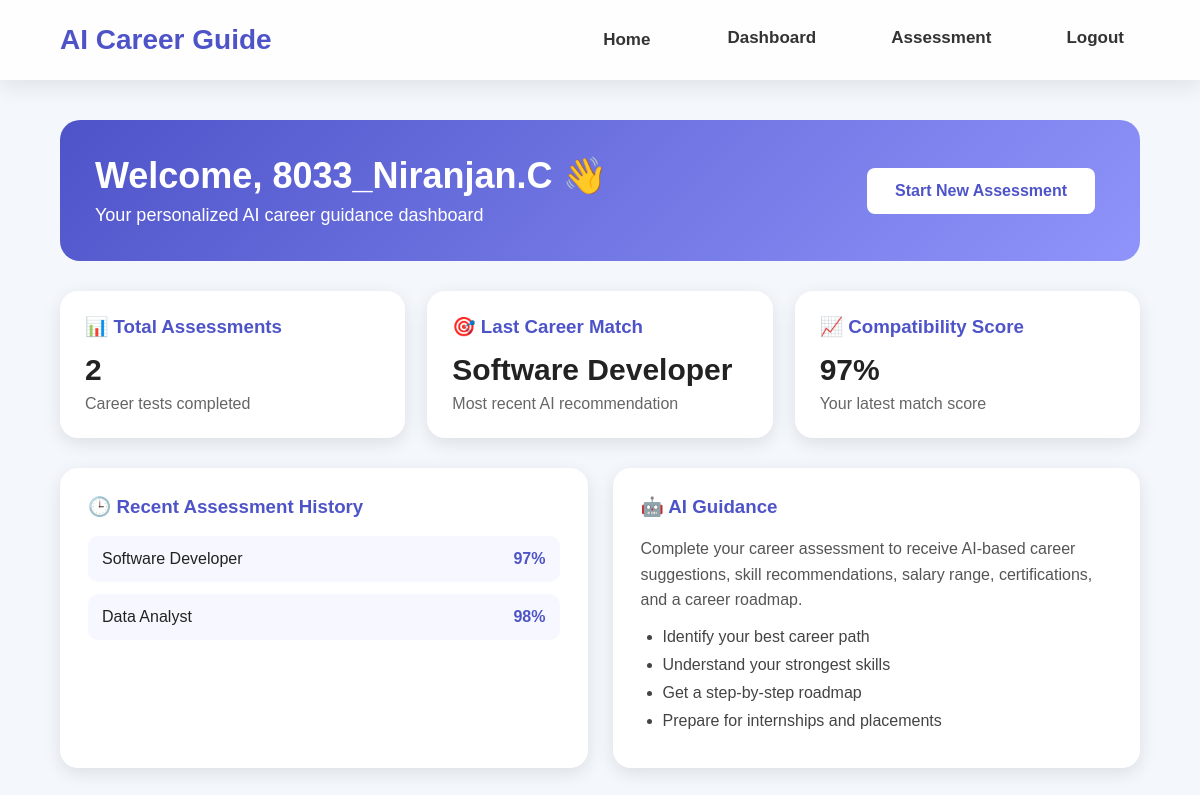
The page /dashboard (signed in) on the database as committed earlier.
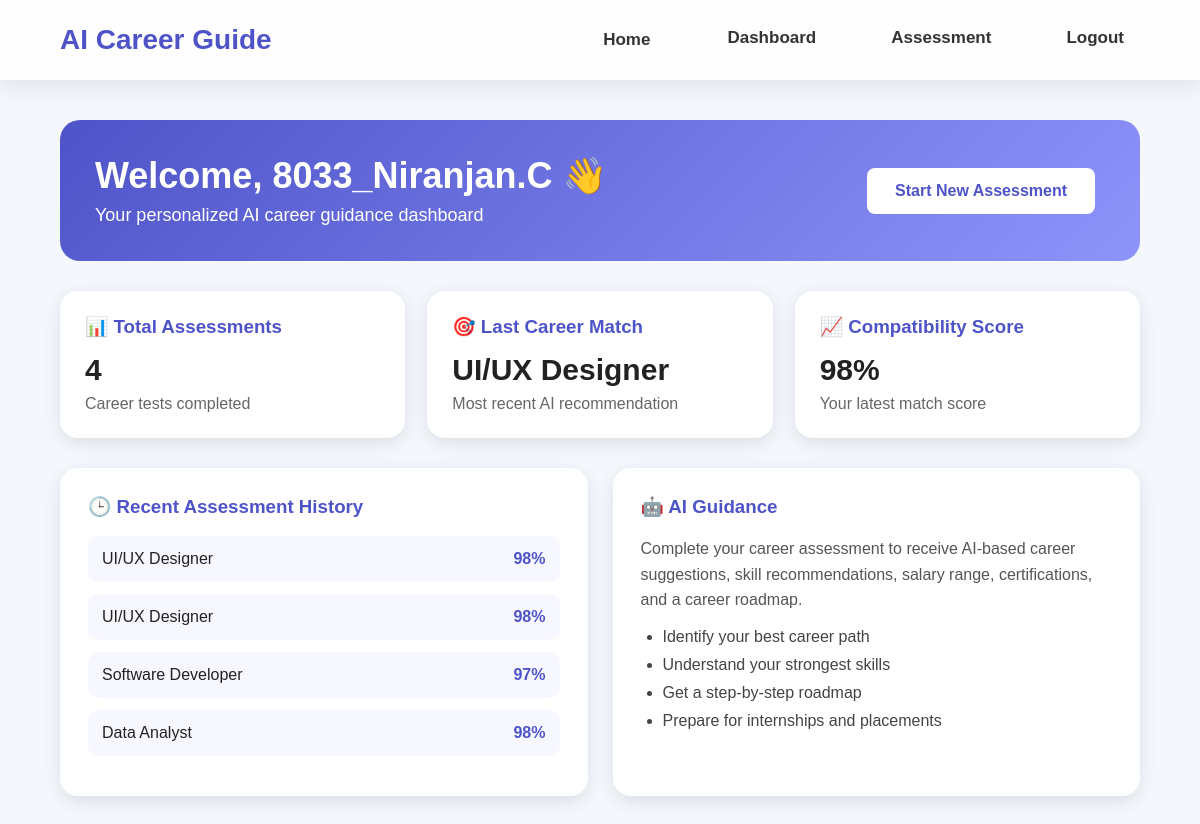
The same page on the database as committed later.
### tables this page shows
CREATE TABLE assessments (
            id INTEGER PRIMARY KEY AUTOINCREMENT,
            user_id INTEGER,
            career TEXT,
            score INTEGER,
            interest TEXT,
            skill TEXT,
            work_style TEXT,
            goal TEXT,
            personality TEXT
        );

### app.py (the view)
@app.route("/dashboard")
def dashboard():
    if "user_id" not in session:
        return redirect("/login")
    conn = sqlite3.connect("database.db")
    cursor = conn.cursor()
    cursor.execute(
        "SELECT COUNT(*) FROM assessments WHERE user_id = ?",
        (session["user_id"],)
    )
    total_assessments = cursor.fetchone()[0]
    cursor.execute(
        "SELECT career, score FROM assessments WHERE user_id = ? ORDER BY id DESC LIMIT 1",
        (session["user_id"],)
    )
    last_result = cursor.fetchone()
    cursor.execute(
        "SELECT career, score FROM assessments WHERE user_id = ? ORDER BY id DESC LIMIT 5",
        (session["user_id"],)
    )
    recent_results = cursor.fetchall()
    cursor.execute(
        "SELECT mobile, college, department, year, cgpa, state FROM profiles WHERE user_id = ?",
        (session["user_id"],)
    )
    profile = cursor.fetchone()
    conn.close()
    last_career = last_result[0] if last_result else "Not Taken Yet"
    last_score = last_result[1] if last_result else 0
    return render_template(
        "dashboard.html",
        name=session["user_name"],
        total_assessments=total_assessments,
        last_career=last_career,
        last_score=last_score,
        recent_results=recent_results,
        profile=profile
    )

### templates/dashboard.html (shortened to what this page needs)
<!DOCTYPE html>
<html>
<head>
    <link rel="stylesheet" href="{{ url_for('static', filename='style.css') }}">
</head>
<body>
<nav class="navbar">
    <div class="logo">AI Career Guide</div>
    <div class="nav-links">
        <a href="/">Home</a>
        <a href="/dashboard">Dashboard</a>
        <a href="/questionnaire">Assessment</a>
        <a href="/logout">Logout</a>
    </div>
</nav>
<section class="pro-dashboard">
    <div class="dashboard-header">
        <div>
            <h1>Welcome, {{ name }} 👋</h1>
            <p>Your personalized AI career guidance dashboard</p>
        </div>
        <a href="/questionnaire" class="btn primary">Start New Assessment</a>
    </div>
    <div class="dashboard-cards">
        <div class="dash-card">
            <h3>📊 Total Assessments</h3>
            <h2>{{ total_assessments }}</h2>
            <p>Career tests completed</p>
        </div>
        <div class="dash-card">
            <h3>🎯 Last Career Match</h3>
            <h2>{{ last_career }}</h2>
            <p>Most recent AI recommendation</p>
        </div>
        <div class="dash-card">
            <h3>📈 Compatibility Score</h3>
            <h2>{{ last_score }}%</h2>
            <p>Your latest match score</p>
        </div>
    </div>
    <div class="dashboard-main">
        <div class="activity-box">
            <h3>🕒 Recent Assessment History</h3>
            {% if recent_results %}
                {% for item in recent_results %}
                <div class="activity-item">
                    <span>{{ item[0] }}</span>
                    <strong>{{ item[1] }}%</strong>
                </div>
                {% endfor %}
            {% else %}
                <p>No assessments taken yet. Start your first career assessment.</p>
            {% endif %}
        </div>
        <div class="guide-box">
            <h3>🤖 AI Guidance</h3>
            <p>
                Complete your career assessment to receive AI-based career suggestions,
                skill recommendations, salary range, certifications, and a career roadmap.
            </p>
            <ul>
                <li>Identify your best career path</li>
                <li>Understand your strongest skills</li>
                <li>Get a step-by-step roadmap</li>
                <li>Prepare for internships and placements</li>
            </ul>
        </div>
    </div>
</section>
</body>
</html>

### static/style.css (style rules this page uses)
* { margin: 0; padding: 0; box-sizing: border-box; }
body { font-family: Arial, sans-serif; background: #f4f7fb; color: #222; }
.navbar { width: 100%; padding: 20px 60px; background: #ffffff; display: flex; justify-content: space-between; align-items: center; box-shadow: 0 3px 12px rgba(0,0,0,0.08); }
.logo { font-size: 24px; font-weight: bold; color: #4e54c8; }
.nav-links a { text-decoration: none; margin-left: 25px; color: #333; font-weight: 500; }
.btn { text-decoration: none; padding: 14px 28px; border-radius: 8px; margin: 10px; display: inline-block; font-weight: bold; }
.primary { background: white; color: #4e54c8; }
.pro-dashboard { width: 90%; max-width: 1100px; margin: 40px auto; }
.dashboard-header { background: linear-gradient(135deg, #4e54c8, #8f94fb); color: white; padding: 35px; border-radius: 20px; display: flex; justify-content: space-between; align-items: center; }
.dashboard-header h1 { font-size: 36px; margin-bottom: 8px; }
.dashboard-header p { font-size: 18px; }
.dashboard-cards { display: grid; grid-template-columns: repeat(3, 1fr); gap: 22px; margin: 30px 0; }
.dash-card { background: white; padding: 25px; border-radius: 18px; box-shadow: 0 5px 18px rgba(0,0,0,0.10); }
.dash-card h3 { color: #4e54c8; margin-bottom: 15px; }
.dash-card h2 { font-size: 30px; color: #222; margin-bottom: 8px; }
.dash-card p { color: #666; }
.dashboard-main { display: grid; grid-template-columns: 1fr 1fr; gap: 25px; }
.activity-box, .guide-box { background: white; padding: 28px; border-radius: 18px; box-shadow: 0 5px 18px rgba(0,0,0,0.10); }
.activity-box h3, .guide-box h3 { color: #4e54c8; margin-bottom: 18px; }
.activity-item { display: flex; justify-content: space-between; background: #f7f8ff; padding: 14px; border-radius: 10px; margin-bottom: 12px; }
.activity-item strong { color: #4e54c8; }
.guide-box p { color: #555; line-height: 1.6; margin-bottom: 15px; }
.guide-box ul { padding-left: 22px; }
.guide-box li { margin-bottom: 10px; color: #444; }
.nav-links a { transition: all 0.3s ease; }
.btn { transition: all .3s ease; }
.navbar { position: sticky; top: 0; z-index: 1000; display: flex; justify-content: space-between; align-items: center; padding: 18px 60px; background: rgba(255,255,255,.85); backdrop-filter: blur(12px); box-shadow: 0 8px 20px rgba(0,0,0,.08); animation: navbarSlide .8s ease; }
.logo { font-size: 28px; font-weight: 800; color:#4e54c8; cursor:pointer; transition:.4s; }
.nav-links { display:flex; gap:18px; }
.nav-links a { text-decoration:none; color:#333; font-weight:600; font-size:17px; padding:12px 18px; border-radius:10px; position:relative; transition:.35s; }
.nav-links a::after { content:""; position:absolute; bottom:5px; left:50%; width:0; height:3px; background:#4e54c8; transition:.35s; transform:translateX(-50%); }
.navbar { position: sticky; top: 0; z-index: 1000; animation: navbarSlideDown 0.8s ease; }
.logo { transition: 0.35s ease; }
.nav-links a { position: relative; transition: 0.35s ease; }
.nav-links a::after { content: ""; position: absolute; left: 50%; bottom: 4px; width: 0; height: 3px; background: #4e54c8; transform: translateX(-50%); transition: 0.35s ease; border-radius: 10px; }
.nav-links a[href="/dashboard"], .nav-links a[href="/questionnaire"], .nav-links a[href="/logout"], .nav-links a[href="/download_report"] { font-weight: 700; padding: 10px 16px; border-radius: 10px; }

Rows that differ between the two databases and show on the page:
added assessments: career "UI/UX Designer", score "98"
added assessments: career "UI/UX Designer", score "98"
Other text that changed with them:
{{ total_assessments }}: "2" → "4"
{{ last_score }}: "97" → "98"
{{ last_career }}: "Software Developer" → "UI/UX Designer"
